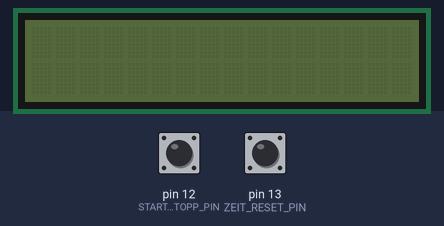
Bench run of a sketch on a simulated Arduino Uno, built with avr-gcc and run on an emulated ATmega328P. Parts: 16×2 character LCD. Inputs (shaded band) come from the test bench; at power-on: pin 12 (START_STOPP_PIN) HIGH, pin 13 (ZEIT_RESET_PIN) HIGH.

Above: at 1.2 s.
1.3 s: pin 12 (START_STOPP_PIN) pulled LOW for 0.15 s
At 1.48 s:
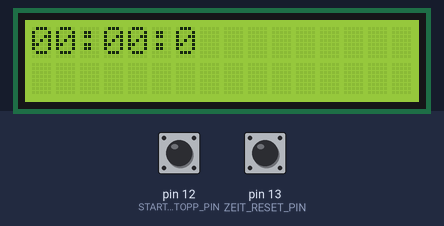
3.7 s: pin 13 (ZEIT_RESET_PIN) pulled LOW for 0.15 s
At 4.8 s:
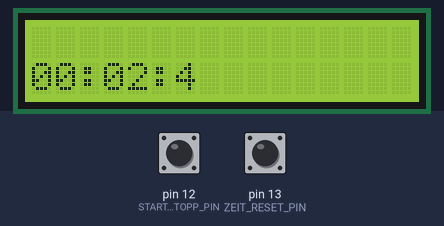
5.3 s: pin 13 (ZEIT_RESET_PIN) pulled LOW for 1 s
At 5.52 s:
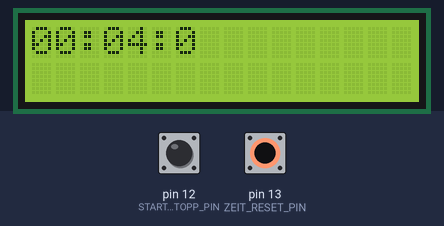
7.8 s: pin 12 (START_STOPP_PIN) pulled LOW for 1 s
At 9.2 s:
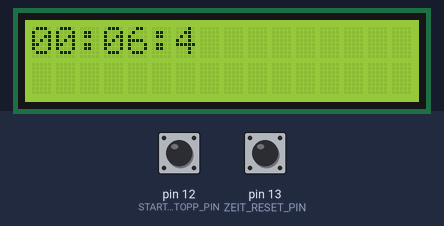
Timing chart, 0 to 10.8 s (numbered marks = the images above; inputs shaded):
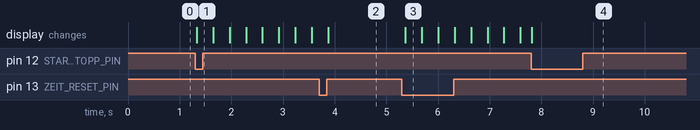

The sketch:

LCD_Stoppuhr.ino
```cpp
#include <LiquidCrystal_PCF8574.h>
#include <Wire.h>

uint8_t START_STOPP_PIN = 12;  // Pins deklarieren u d initialisieren
uint8_t ZEIT_RESET_PIN = 13;

int stateStartStopp; // Status fuer Start-Stopp-Button
int stateZeitReset; // Status fuer Zeit-Reset-Button
int letzterStateStartStopp; // letzter Status vom Start-Stopp-Button
int letzterStateZeitReset; // letzter Status vom Zeit-Reset-Button
int stateProgramm = 0;  // Status fuer Programmablauf

bool anzeigeZwei = 0; // Ob 1. oder 2. Reihe des Displays angezeigt werden soll, funktioniert nicht so gut ;(

unsigned long startZeit = 0; // Zeiten
long zwischenZeit = 0;
long zeitAngehalten = 0;

LiquidCrystal_PCF8574 lcd(0x27); // set the LCD address to 0x27 for a 16 chars and 2 line display

void setup()
{
  Serial.begin(9600);
  while (!Serial)
    ;
  Wire.beginTransmission(0x27);
  lcd.begin(16, 2);

  pinMode(START_STOPP_PIN, INPUT_PULLUP); // Start - Stopp
  pinMode(ZEIT_RESET_PIN, INPUT_PULLUP); // Zwischenzeit - Reset
}

// Funktion zur Anzeige der Zeiten
void zeigeZeit(long Zeit, bool woAnzeigen) {

  unsigned long anzeigeZeit = Zeit - startZeit;
  int zehntelsek = (anzeigeZeit / 100) % 10;
  int sekunden = (anzeigeZeit / 1000) % 60;
  int minuten = ((anzeigeZeit / 1000) / 60) % 60;

  lcd.setBacklight(16);
  lcd.home();
  lcd.clear();
  if (woAnzeigen) {
    lcd.setCursor(0, 1);
  } else {
    lcd.setCursor(0, 0);
  }
  if (minuten < 10 && minuten < 1) {
    lcd.print("00");
  } else if (minuten < 10) {
    lcd.print("0");
    lcd.print(minuten);
  } else {
    lcd.print(minuten);
  }
  lcd.print(":");
  if (sekunden < 10) {
    lcd.print("0");
    lcd.print(sekunden);
  } else {
    lcd.print(sekunden);
  }
  lcd.print(":");
  lcd.print(zehntelsek);
}

void loop()
{
  delay(10); // Prellen abfangen
  stateStartStopp = digitalRead(START_STOPP_PIN); // aktuellen Status der Buttons festhalten
  stateZeitReset = digitalRead(ZEIT_RESET_PIN);

  switch (stateProgramm) {
    case 0: // gestoppt
      startZeit = 0;
      // start
      if ((stateStartStopp == LOW) && (stateStartStopp != letzterStateStartStopp)) {
        startZeit = millis();
        stateProgramm = 1;
      }
      break;
    case 1: // Uhr laeuft
      anzeigeZwei = 0;
      zeigeZeit(millis(), anzeigeZwei);
      // Zwischenzeit wird gesetzt
      if ((stateZeitReset == LOW) && (stateZeitReset != letzterStateZeitReset)) {
        zwischenZeit = millis();
        stateProgramm = 2;
      }
      // Zeit wurde angehalten
      if ((stateStartStopp == LOW) && (stateStartStopp != letzterStateStartStopp)) {
        zeitAngehalten = millis();
        stateProgramm = 3;
      }
      break;
    case 2: // Zwischenzeit
      anzeigeZwei = 1;
      zeigeZeit(zwischenZeit, anzeigeZwei);
      // zwischenzeit ausblenden
      if ((stateZeitReset == LOW) && (stateZeitReset != letzterStateZeitReset)) {
        stateProgramm = 1;
      }
      break;
    case 3: // Gestoppt
      // weiter laufen lassen
      if ((stateZeitReset == LOW) && (stateZeitReset != letzterStateZeitReset)) {
        startZeit = startZeit + (millis() - zeitAngehalten);
        stateProgramm = 1;
      }
      // Zeit loeschen
      if ((stateStartStopp == LOW) && (stateStartStopp != letzterStateStartStopp)) {
        stateProgramm = 0;
      }
      break;
  }
  letzterStateStartStopp = stateStartStopp;
  letzterStateZeitReset = stateZeitReset;
}
```

Measured:
- after the input at 1.3 s, the display: changes at once (image 1)
- after the input at 5.3 s, the display: changes after 0.07 s (image 3)
